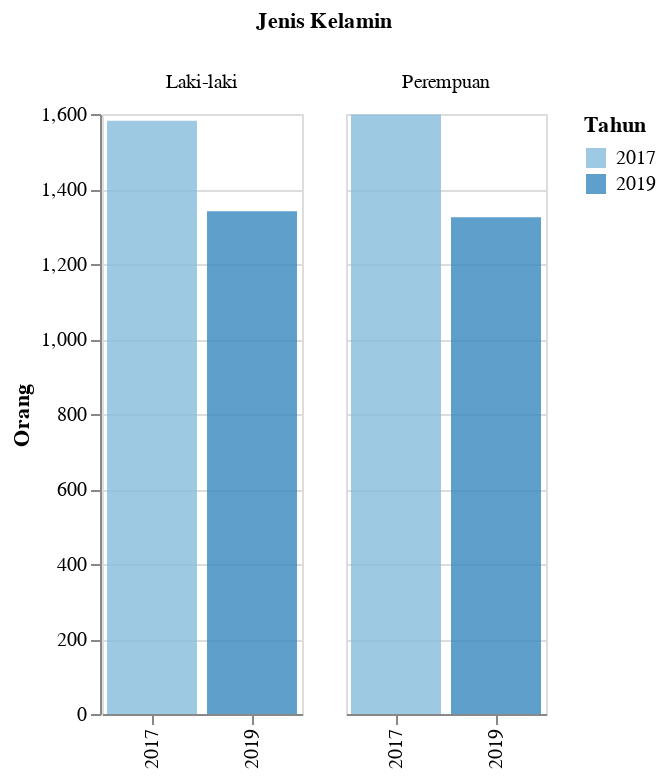

Notebook code for this chart:
### Markdown cell above
<h2> Kependudukan Berdasarkan Jenis Kelamin</h2>

### Code cell
df_1 = data('Jenis Kelamin')
plot1 = plot_3(df_1,'Orang','Jenis Kelamin',100)
plot1

### Figure 1 — Vega-Lite specification as saved in the notebook (floating-point values rounded to 4 significant figures)
{"config": {"view": {"continuousWidth": 400, "continuousHeight": 300}}, "data": {"name": "data-630bf22b04fd81e05834d46a37900972"}, "mark": {"type": "bar", "opacity": 0.8}, "encoding": {"color": {"condition": {"type": "nominal", "field": "Tahun", "scale": {"scheme": "blues"}, "selection": "selector084"}, "value": "lightgray"}, "column": {"type": "nominal", "field": "Keterangan", "title": "Jenis Kelamin"}, "tooltip": [{"type": "quantitative", "field": "Tahun"}, {"type": "nominal", "field": "Keterangan"}, {"type": "nominal", "field": "N"}, {"type": "nominal", "field": "Satuan"}], "x": {"type": "ordinal", "field": "Tahun", "title": ""}, "y": {"type": "quantitative", "axis": {"tickMinStep": 1}, "field": "N", "title": "Orang"}}, "resolve": {"scale": {"x": "independent"}}, "selection": {"selector084": {"type": "single", "encodings": ["y", "color"]}, "selector086": {"type": "interval", "bind": "scales", "encodings": ["x", "y"]}}, "width": 100, "$schema": "https://vega.github.io/schema/vega-lite/v4.8.1.json", "datasets": {"data-630bf22b04fd81e05834d46a37900972": [{"Tahun": 2017, "Kode": 1, "Data": "Kependudukan", "Kode Kategori": 1.1, "Kategori": "Jenis Kelamin", "Keterangan": "Laki-laki", "N": "1582", "Satuan": "Orang"}, {"Tahun": 2017, "Kode": 1, "Data": "Kependudukan", "Kode Kategori": 1.1, "Kategori": "Jenis Kelamin", "Keterangan": "Perempuan", "N": "1599", "Satuan": "Orang"}, {"Tahun": 2019, "Kode": 1, "Data": "Kependudukan", "Kode Kategori": 1.1, "Kategori": "Jenis Kelamin", "Keterangan": "Laki-laki", "N": 1341.0, "Satuan": "Orang"}, {"Tahun": 2019, "Kode": 1, "Data": "Kependudukan", "Kode Kategori": 1.1, "Kategori": "Jenis Kelamin", "Keterangan": "Perempuan", "N": 1325.0, "Satuan": "Orang"}]}}
